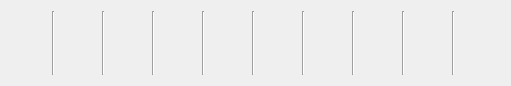
<?xml version="1.0" encoding="UTF-8"?>
<ui version="4.0">
 <class>Form</class>
 <widget class="QWidget" name="Form">
  <property name="geometry">
   <rect>
    <x>0</x>
    <y>0</y>
    <width>511</width>
    <height>86</height>
   </rect>
  </property>
  <property name="windowTitle">
   <string>Form</string>
  </property>
  <layout class="QGridLayout" name="gridLayout">
   <item row="0" column="6">
    <widget class="Line" name="line_4">
     <property name="orientation">
      <enum>Qt::Vertical</enum>
     </property>
    </widget>
   </item>
   <item row="0" column="8">
    <widget class="Line" name="line_2">
     <property name="orientation">
      <enum>Qt::Vertical</enum>
     </property>
    </widget>
   </item>
   <item row="0" column="7">
    <widget class="Line" name="line_3">
     <property name="orientation">
      <enum>Qt::Vertical</enum>
     </property>
    </widget>
   </item>
   <item row="0" column="1">
    <widget class="Line" name="line_8">
     <property name="orientation">
      <enum>Qt::Vertical</enum>
     </property>
    </widget>
   </item>
   <item row="0" column="2">
    <widget class="Line" name="line_7">
     <property name="orientation">
      <enum>Qt::Vertical</enum>
     </property>
    </widget>
   </item>
   <item row="0" column="5">
    <widget class="Line" name="line_5">
     <property name="orientation">
      <enum>Qt::Vertical</enum>
     </property>
    </widget>
   </item>
   <item row="0" column="0">
    <widget class="Line" name="line">
     <property name="orientation">
      <enum>Qt::Vertical</enum>
     </property>
    </widget>
   </item>
   <item row="0" column="4">
    <widget class="Line" name="line_6">
     <property name="orientation">
      <enum>Qt::Vertical</enum>
     </property>
    </widget>
   </item>
   <item row="0" column="3">
    <widget class="Line" name="line_9">
     <property name="orientation">
      <enum>Qt::Vertical</enum>
     </property>
    </widget>
   </item>
  </layout>
 </widget>
 <resources/>
 <connections/>
</ui>
